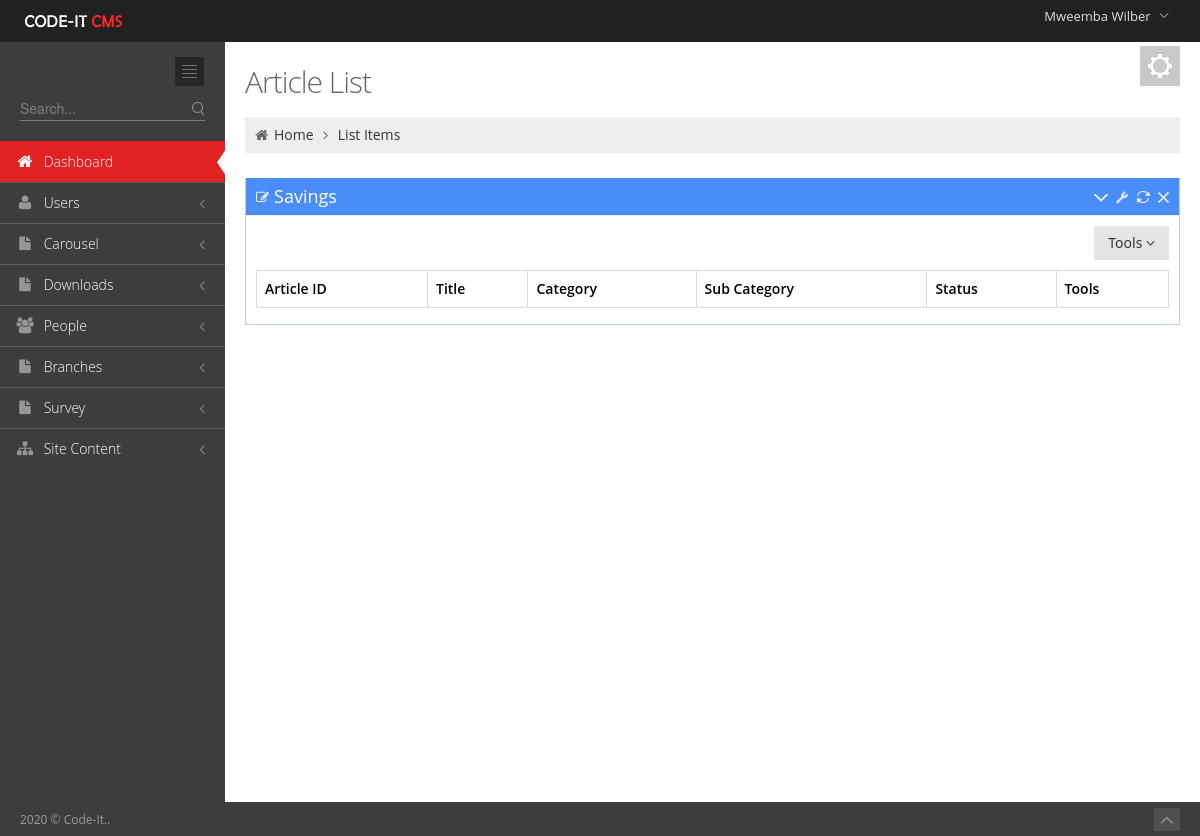
The app's page /Admin/ArticleListSavings.php (signed in), older data.
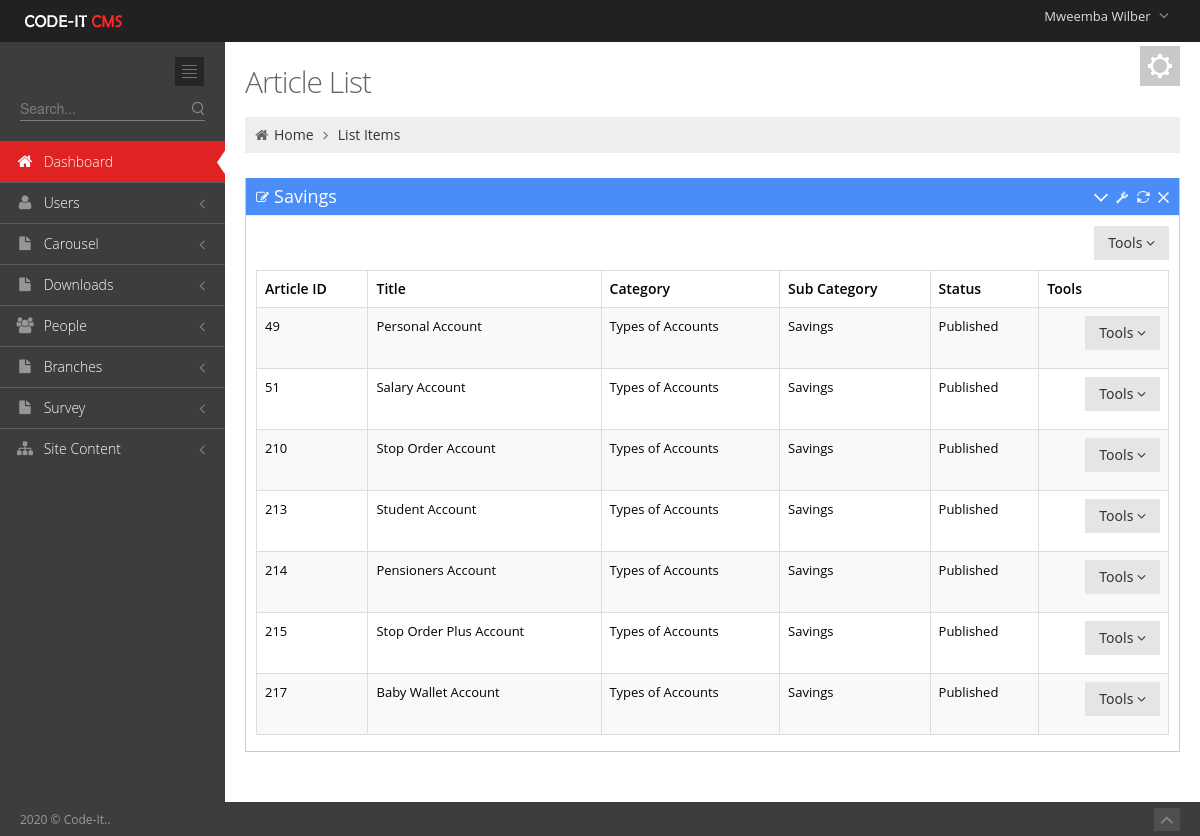
The same page, newer data.
### tables this page shows
CREATE TABLE `articles` (
  `article_id` int(11) NOT NULL,
  `At_Title` text NOT NULL,
  `At_content` longtext NOT NULL,
  `At_image` text NOT NULL,
  `At_sub_cat` int(11) NOT NULL,
  `At_category` int(11) NOT NULL,
  `At_status` text NOT NULL,
  `Document` text NOT NULL,
  `ytube` text NOT NULL
);

CREATE TABLE `at_categories` (
  `ID` int(11) NOT NULL,
  `Name` text NOT NULL
);

CREATE TABLE `sub_category` (
  `Sub_id` int(11) NOT NULL,
  `Sub_name` text NOT NULL,
  `Category_id` int(11) NOT NULL
);

### Admin/ArticleListSavings.php (the view, shortened to what this page needs)
<?php include '../includes/sessions.php';?><!DOCTYPE html>
 <html lang="en">
<head>
	<link href="media/css/bootstrap.min.css" rel="stylesheet" type="text/css"/>
	<link href="media/css/bootstrap-responsive.min.css" rel="stylesheet" type="text/css"/>
	<link href="media/css/font-awesome.min.css" rel="stylesheet" type="text/css"/>
	<link href="media/css/style-metro.css" rel="stylesheet" type="text/css"/>
	<link href="media/css/style.css" rel="stylesheet" type="text/css"/>
	<link href="media/css/style-responsive.css" rel="stylesheet" type="text/css"/>
	<link href="media/css/default.css" rel="stylesheet" type="text/css" id="style_color"/>
	<link href="media/css/uniform.default.css" rel="stylesheet" type="text/css"/>
	<link rel="stylesheet" type="text/css" href="media/css/select2_metro.css" />
	<link rel="stylesheet" href="media/css/DT_bootstrap.css" />
</head>
<?php
include 'includes/header.php';
include 'includes/sidebar.php';
?>
		<div class="page-content">
			<div class="container-fluid">
				<div class="row-fluid">
					<div class="span12">
						<div class="color-panel hidden-phone">
							<div class="color-mode-icons icon-color"></div>
						</div>
						<h3 class="page-title">
							Article List
						</h3>
						<ul class="breadcrumb">
							<li>
								<i class="icon-home"></i>
								<a href="index.html">Home</a>
								<i class="icon-angle-right"></i>
							</li>
							<li><a href="#">List Items</a></li>
						</ul>
					</div>
				</div>
				<div class="row-fluid">
					<div class="span12">
						<div class="portlet box blue">
							<div class="portlet-title">
								<div class="caption"><i class="icon-edit"></i>Savings</div>
								<div class="tools">
									<a href="javascript:;" class="collapse"></a>
									<a href="#portlet-config" data-toggle="modal" class="config"></a>
									<a href="javascript:;" class="reload"></a>
									<a href="javascript:;" class="remove"></a>
								</div>
							</div>
							<div class="portlet-body">
								<div class="clearfix">
									<div class="btn-group pull-right">
										<button class="btn dropdown-toggle" data-toggle="dropdown">Tools <i class="icon-angle-down"></i>
										</button>
									</div>
								</div>
								<table class="table table-striped table-hover table-bordered" id="sample_editable_1">
									<thead>
										<tr>
											<th>Article ID</th>
											<th>Title</th>
											<th>Category</th>
											<th>Sub Category</th>
											<th>Status</th>
											<th>Tools</th>
										</tr>
									</thead>
									<tbody>
                                <?php
 $propertySQL="SELECT * FROM `articles`
 INNER JOIN `at_categories` ON `articles`.`At_category`=`at_categories`.`ID` INNER JOIN `sub_category` ON `sub_category`.`Sub_id`=`articles`.`At_sub_cat`  WHERE `At_sub_cat`='40' ";
											$results=mysqli_query($conn,$propertySQL);
											while($row5=mysqli_fetch_array($results)){
            ?>
										<tr class="">
                                             <td><?php  echo $row5['article_id']; ?></td>
											<td><?php  echo $row5['At_Title']; ?></td>
											<td><?php  echo $row5['Name']; ?></td>
											<td><?php  echo $row5['Sub_name']; ?></td>
											<td><?php  echo $row5['At_status']; ?></td>
											<td><div class="btn-group pull-right">
										<button class="btn dropdown-toggle" data-toggle="dropdown">Tools <i class="icon-angle-down"></i>
										</button>
									</div></td>
										</tr>
									<?php } 		 ?>
									</tbody>
								</table>
							</div>
						</div>
					</div>
				</div>
			</div>
		</div>
	</div>
	<div class="footer">
		<div class="footer-inner">
			2020 &copy; Code-It..
		</div>
		<div class="footer-tools">
			<span class="go-top">
			<i class="icon-angle-up"></i>
			</span>
		</div>
	</div>
</body>
</html>

Row changes from the older to the newer data that the page shows:
now on this page (row edited): articles: article_id "49", At_Title "Personal Account", at_categories.Name "Types of Accounts", sub_category.Sub_name "Savings", At_status "Published"
now on this page (row edited): articles: article_id "51", At_Title "Salary Account", at_categories.Name "Types of Accounts", sub_category.Sub_name "Savings", At_status "Published"
added articles: article_id "210", At_Title "Stop Order Account", at_categories.Name "Types of Accounts", sub_category.Sub_name "Savings", At_status "Published"
added articles: article_id "213", At_Title "Student Account", at_categories.Name "Types of Accounts", sub_category.Sub_name "Savings", At_status "Published"
added articles: article_id "214", At_Title "Pensioners Account", at_categories.Name "Types of Accounts", sub_category.Sub_name "Savings", At_status "Published"
added articles: article_id "215", At_Title "Stop Order Plus Account", at_categories.Name "Types of Accounts", sub_category.Sub_name "Savings", At_status "Published"
added articles: article_id "217", At_Title "Baby Wallet Account", at_categories.Name "Types of Accounts", sub_category.Sub_name "Savings", At_status "Published"
